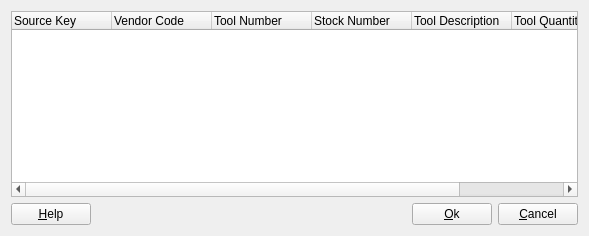
<?xml version="1.0" encoding="UTF-8"?>
<ui version="4.0">
 <class>ToolsDialog</class>
 <widget class="QDialog" name="ToolsDialog">
  <property name="geometry">
   <rect>
    <x>0</x>
    <y>0</y>
    <width>589</width>
    <height>236</height>
   </rect>
  </property>
  <property name="windowTitle">
   <string>Add/Change Tools</string>
  </property>
  <layout class="QGridLayout">
   <item row="1" column="1">
    <spacer name="Horizontal Spacing2">
     <property name="orientation">
      <enum>Qt::Horizontal</enum>
     </property>
     <property name="sizeType">
      <enum>QSizePolicy::Expanding</enum>
     </property>
     <property name="sizeHint" stdset="0">
      <size>
       <width>228</width>
       <height>20</height>
      </size>
     </property>
    </spacer>
   </item>
   <item row="1" column="0">
    <widget class="QPushButton" name="helpButton_">
     <property name="text">
      <string>&amp;Help</string>
     </property>
     <property name="shortcut">
      <string>Alt+H</string>
     </property>
     <property name="autoDefault">
      <bool>false</bool>
     </property>
    </widget>
   </item>
   <item row="1" column="3">
    <widget class="QPushButton" name="cancelButton_">
     <property name="text">
      <string>&amp;Cancel</string>
     </property>
     <property name="shortcut">
      <string>Alt+C</string>
     </property>
     <property name="autoDefault">
      <bool>false</bool>
     </property>
    </widget>
   </item>
   <item row="1" column="2">
    <widget class="QPushButton" name="okButton_">
     <property name="text">
      <string>&amp;Ok</string>
     </property>
     <property name="shortcut">
      <string>Alt+O</string>
     </property>
     <property name="autoDefault">
      <bool>false</bool>
     </property>
    </widget>
   </item>
   <item row="0" column="0" colspan="4">
    <widget class="QTreeWidget" name="toolsListView_">
     <property name="styleSheet">
      <string notr="true">QTreeWidget::branch{image:none;}</string>
     </property>
     <property name="selectionMode">
      <enum>QAbstractItemView::MultiSelection</enum>
     </property>
     <property name="rootIsDecorated">
      <bool>false</bool>
     </property>
     <column>
      <property name="text">
       <string>Source Key</string>
      </property>
     </column>
     <column>
      <property name="text">
       <string>Vendor Code</string>
      </property>
     </column>
     <column>
      <property name="text">
       <string>Tool Number</string>
      </property>
     </column>
     <column>
      <property name="text">
       <string>Stock Number</string>
      </property>
     </column>
     <column>
      <property name="text">
       <string>Tool Description</string>
      </property>
     </column>
     <column>
      <property name="text">
       <string>Tool Quantity</string>
      </property>
     </column>
     <column>
      <property name="text">
       <string>Tool State</string>
      </property>
     </column>
    </widget>
   </item>
  </layout>
 </widget>
 <layoutdefault spacing="6" margin="11"/>
 <pixmapfunction>qPixmapFromMimeSource</pixmapfunction>
 <tabstops>
  <tabstop>toolsListView_</tabstop>
  <tabstop>helpButton_</tabstop>
  <tabstop>okButton_</tabstop>
  <tabstop>cancelButton_</tabstop>
 </tabstops>
 <resources/>
 <connections>
  <connection>
   <sender>helpButton_</sender>
   <signal>clicked()</signal>
   <receiver>ToolsDialog</receiver>
   <slot>help()</slot>
   <hints>
    <hint type="sourcelabel">
     <x>20</x>
     <y>20</y>
    </hint>
    <hint type="destinationlabel">
     <x>20</x>
     <y>20</y>
    </hint>
   </hints>
  </connection>
  <connection>
   <sender>cancelButton_</sender>
   <signal>clicked()</signal>
   <receiver>ToolsDialog</receiver>
   <slot>reject()</slot>
   <hints>
    <hint type="sourcelabel">
     <x>20</x>
     <y>20</y>
    </hint>
    <hint type="destinationlabel">
     <x>20</x>
     <y>20</y>
    </hint>
   </hints>
  </connection>
  <connection>
   <sender>okButton_</sender>
   <signal>clicked()</signal>
   <receiver>ToolsDialog</receiver>
   <slot>accept()</slot>
   <hints>
    <hint type="sourcelabel">
     <x>20</x>
     <y>20</y>
    </hint>
    <hint type="destinationlabel">
     <x>20</x>
     <y>20</y>
    </hint>
   </hints>
  </connection>
  <connection>
   <sender>toolsListView_</sender>
   <signal>currentItemChanged(QTreeWidgetItem*,QTreeWidgetItem*)</signal>
   <receiver>ToolsDialog</receiver>
   <slot>selectionChanged()</slot>
   <hints>
    <hint type="sourcelabel">
     <x>294</x>
     <y>103</y>
    </hint>
    <hint type="destinationlabel">
     <x>294</x>
     <y>117</y>
    </hint>
   </hints>
  </connection>
 </connections>
</ui>
